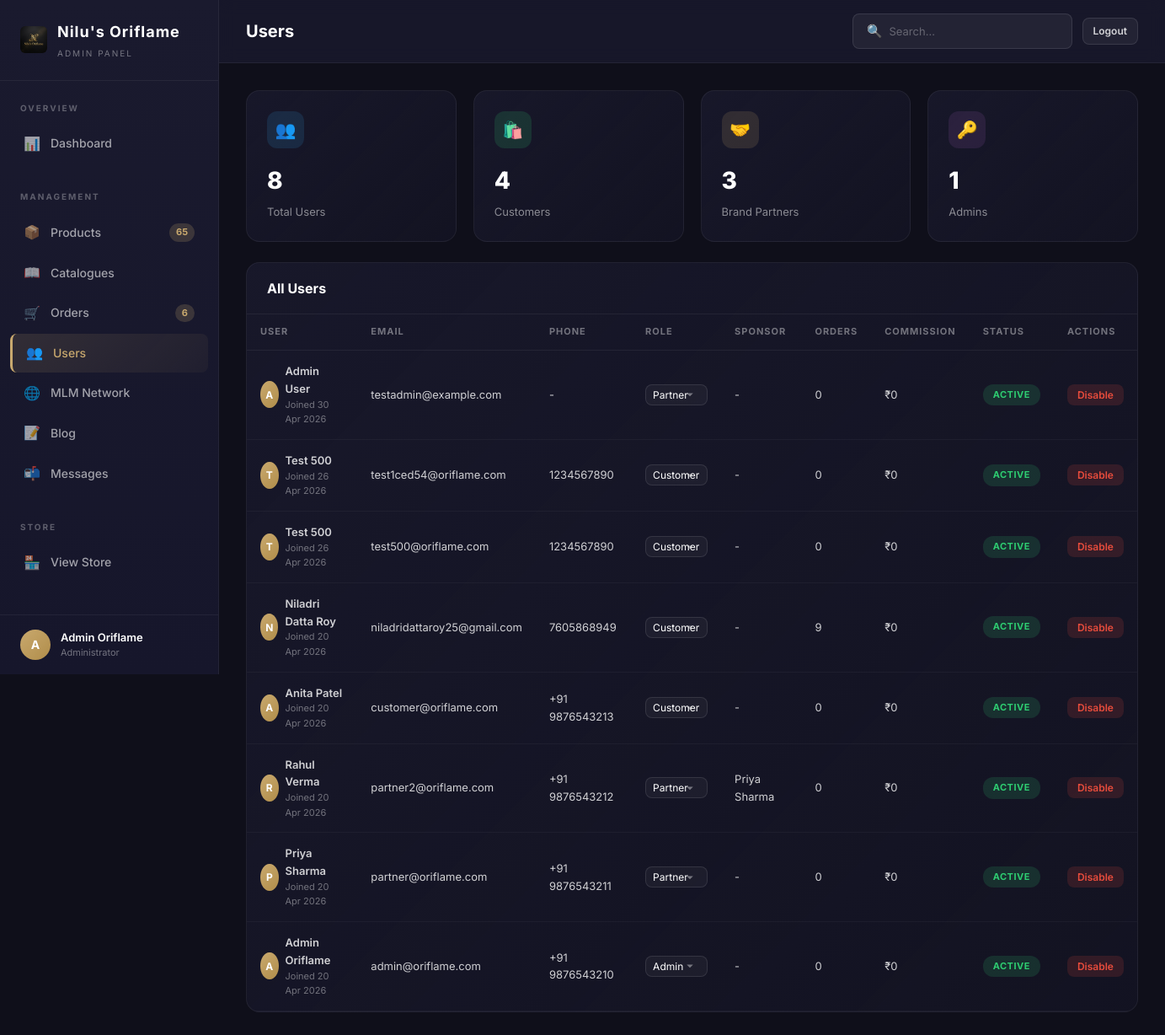
The page /oriflame-admin-panel-x9k2/users (signed in) on the database as committed earlier.
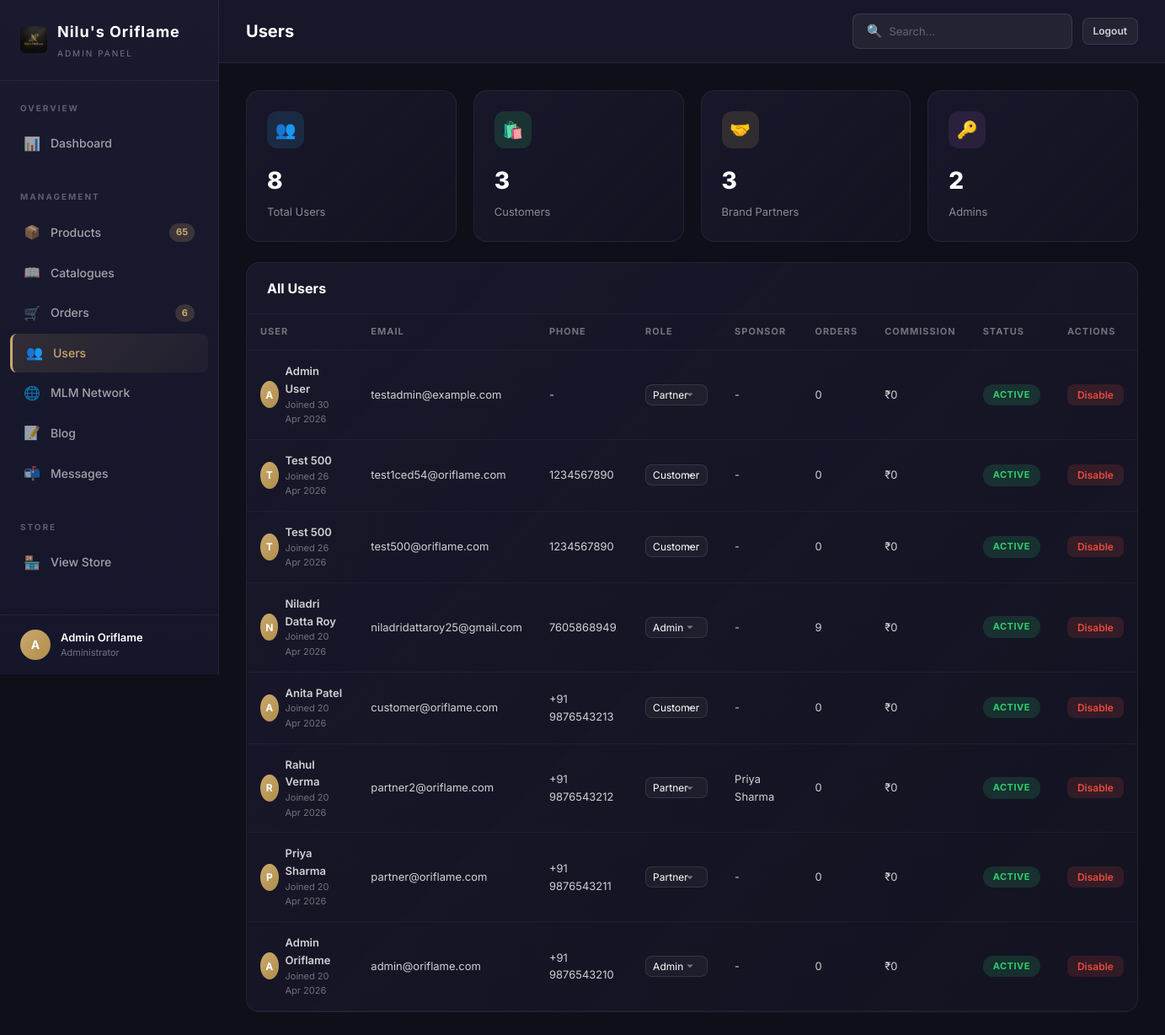
The same page on the database as committed later.
### models.py (models this page shows, shortened)
class User(UserMixin, db.Model):
    __tablename__ = 'users'
    id = db.Column(db.Integer, primary_key=True)
    email = db.Column(db.String(120), unique=True, nullable=False, index=True)
    password_hash = db.Column(db.String(256), nullable=False)
    first_name = db.Column(db.String(50), nullable=False)
    last_name = db.Column(db.String(50), nullable=False)
    phone = db.Column(db.String(15))
    avatar_url = db.Column(db.String(256))
    role = db.Column(db.String(20), nullable=False, default='customer')  # customer, partner, admin
    sponsor_id = db.Column(db.Integer, db.ForeignKey('users.id'), nullable=True)
    join_date = db.Column(db.DateTime, default=datetime.utcnow)
    is_active = db.Column(db.Boolean, default=True)
    total_sales = db.Column(db.Float, default=0.0)
    total_commission = db.Column(db.Float, default=0.0)
    sponsor = db.relationship('User', remote_side=[id], backref='downlines')
    addresses = db.relationship('Address', backref='user', lazy='dynamic', cascade='all, delete-orphan')
    orders = db.relationship('Order', backref='user', lazy='dynamic', cascade='all, delete-orphan')
    cart = db.relationship('Cart', backref='user', uselist=False, cascade='all, delete-orphan')
    wishlist_items = db.relationship('Wishlist', backref='user', lazy='dynamic', cascade='all, delete-orphan')
    commissions = db.relationship('MLMCommission', backref='user', lazy='dynamic', cascade='all, delete-orphan', foreign_keys='MLMCommission.user_id')
    @property
    def full_name(self):
        return f"{self.first_name} {self.last_name}"
    @property
    def is_admin(self):
        return self.role == 'admin'

### app.py (the view)
@app.route('/oriflame-admin-panel-x9k2/users', methods=['GET'])
@login_required
@admin_required
def admin_users():
    users_list = User.query.order_by(User.join_date.desc()).all()
    return render_template('admin/users.html', users=users_list)

### app.py (called while the page is built)
@login_manager.user_loader
def load_user(user_id):
    return User.query.get(int(user_id))

@app.context_processor
def inject_globals():
    categories = Category.query.filter_by(is_active=True).order_by(Category.display_order).all()
    cart_count = 0
    wishlist_count = 0
    product_count = 0
    pending_orders = 0
    if current_user.is_authenticated:
        if current_user.cart:
            cart_count = current_user.cart.item_count
        wishlist_count = Wishlist.query.filter_by(user_id=current_user.id).count()
        if current_user.is_admin:
            product_count = Product.query.count()
            pending_orders = Order.query.filter_by(status='pending').count()
    return dict(
        categories=categories,
        cart_count=cart_count,
        wishlist_count=wishlist_count,
        product_count=product_count,
        pending_orders=pending_orders
    )

def admin_required(f):
    @wraps(f)
    def decorated_function(*args, **kwargs):
        if not current_user.is_authenticated or not current_user.is_admin:
            abort(404)  # Return 404 to hide admin panel existence
        return f(*args, **kwargs)
    return decorated_function

### models.py (called while the page is built)
    @property
    def item_count(self):
        return sum(item.quantity for item in self.items)

### templates/admin/users.html (shortened to what this page needs)
{% extends "admin/admin_base.html" %}
{% block page_title %}Users{% endblock %}
{% block admin_content %}
<div class="admin-stats-grid" style="margin-bottom: 24px;">
  <div class="admin-stat-card">
    <div class="admin-stat-card-header"><div class="admin-stat-icon blue">👥</div></div>
    <div class="admin-stat-value">{{ users|length }}</div>
    <div class="admin-stat-label">Total Users</div>
  </div>
  <div class="admin-stat-card">
    <div class="admin-stat-card-header"><div class="admin-stat-icon green">🛍️</div></div>
    <div class="admin-stat-value">{{ users|selectattr('role', 'equalto', 'customer')|list|length }}</div>
    <div class="admin-stat-label">Customers</div>
  </div>
  <div class="admin-stat-card">
    <div class="admin-stat-card-header"><div class="admin-stat-icon gold">🤝</div></div>
    <div class="admin-stat-value">{{ users|selectattr('role', 'equalto', 'partner')|list|length }}</div>
    <div class="admin-stat-label">Brand Partners</div>
  </div>
  <div class="admin-stat-card">
    <div class="admin-stat-card-header"><div class="admin-stat-icon purple">🔑</div></div>
    <div class="admin-stat-value">{{ users|selectattr('role', 'equalto', 'admin')|list|length }}</div>
    <div class="admin-stat-label">Admins</div>
  </div>
</div>
<div class="admin-card">
  <div class="admin-card-header">
    <h3>All Users</h3>
  </div>
  <table class="admin-table">
    <thead>
      <tr>
        <th>User</th>
        <th>Email</th>
        <th>Phone</th>
        <th>Role</th>
        <th>Sponsor</th>
        <th>Orders</th>
        <th>Commission</th>
        <th>Status</th>
        <th>Actions</th>
      </tr>
    </thead>
    <tbody>
      {% for user in users %}
      <tr>
        <td>
          <div style="display: flex; align-items: center; gap: 8px;">
            <div style="width: 32px; height: 32px; border-radius: 50%; background: linear-gradient(135deg, #c9a96e, #b08d4a); display: flex; align-items: center; justify-content: center; color: #fff; font-weight: 700; font-size: 12px;">
              {{ user.first_name[0] }}
            </div>
            <div>
              <div style="font-weight: 600;">{{ user.full_name }}</div>
              <div style="font-size: 11px; color: rgba(255,255,255,0.4);">Joined {{ user.join_date.strftime('%d %b %Y') }}</div>
            </div>
          </div>
        </td>
        <td>{{ user.email }}</td>
        <td>{{ user.phone or '-' }}</td>
        <td>
          <select class="admin-form-control" style="width: auto; padding: 4px 8px; font-size: 12px;"
            onchange="adminUpdateUserRole({{ user.id }}, this.value)">
            <option value="customer" {% if user.role == 'customer' %}selected{% endif %}>Customer</option>
            <option value="partner" {% if user.role == 'partner' %}selected{% endif %}>Partner</option>
            <option value="admin" {% if user.role == 'admin' %}selected{% endif %}>Admin</option>
          </select>
        </td>
        <td>{{ user.sponsor.full_name if user.sponsor else '-' }}</td>
        <td>{{ user.orders.count() }}</td>
        <td>₹{{ "%.0f"|format(user.total_commission) }}</td>
        <td>
          <span class="admin-badge {% if user.is_active %}success{% else %}danger{% endif %}">
            {{ 'Active' if user.is_active else 'Inactive' }}
          </span>
        </td>
        <td>
          <button class="admin-btn admin-btn-{% if user.is_active %}danger{% else %}success{% endif %} admin-btn-sm"
            onclick="adminToggleUser({{ user.id }})">
            {{ 'Disable' if user.is_active else 'Enable' }}
          </button>
        </td>
      </tr>
      {% endfor %}
    </tbody>
  </table>
</div>
{% endblock %}

### templates/admin/admin_base.html (shortened to what this page needs)
<!DOCTYPE html>
<html lang="en">
<head>
  <link rel="stylesheet" href="/static/css/main.css">
  <link rel="stylesheet" href="/static/css/admin.css">
</head>
<body>
  <div class="admin-layout">
    <aside class="admin-sidebar">
      <div class="admin-sidebar-header">
        <div class="admin-logo">
          <img src="/static/images/logo.png" alt="Logo" style="height: 32px; border-radius: 6px;">
          <div>
            Nilu's Oriflame
            <small>Admin Panel</small>
          </div>
        </div>
      </div>
      <nav class="admin-nav">
        <div class="admin-nav-section">
          <div class="admin-nav-section-title">Overview</div>
          <a href="/oriflame-admin-panel-x9k2/" class="admin-nav-link {% if request.path == '/oriflame-admin-panel-x9k2/' %}active{% endif %}">
            <span class="nav-icon">📊</span> Dashboard
          </a>
        </div>
        <div class="admin-nav-section">
          <div class="admin-nav-section-title">Management</div>
          <a href="/oriflame-admin-panel-x9k2/products" class="admin-nav-link {% if 'products' in request.path %}active{% endif %}">
            <span class="nav-icon">📦</span> Products
            <span class="nav-badge">{{ product_count or '' }}</span>
          </a>
          <a href="/oriflame-admin-panel-x9k2/catalogues" class="admin-nav-link {% if 'catalogues' in request.path %}active{% endif %}">
            <span class="nav-icon">📖</span> Catalogues
          </a>
          <a href="/oriflame-admin-panel-x9k2/orders" class="admin-nav-link {% if 'orders' in request.path %}active{% endif %}">
            <span class="nav-icon">🛒</span> Orders
            <span class="nav-badge">{{ pending_orders or '' }}</span>
          </a>
          <a href="/oriflame-admin-panel-x9k2/users" class="admin-nav-link {% if 'users' in request.path %}active{% endif %}">
            <span class="nav-icon">👥</span> Users
          </a>
          <a href="/oriflame-admin-panel-x9k2/mlm" class="admin-nav-link {% if 'mlm' in request.path %}active{% endif %}">
            <span class="nav-icon">🌐</span> MLM Network
          </a>
          <a href="/oriflame-admin-panel-x9k2/blog" class="admin-nav-link {% if 'blog' in request.path %}active{% endif %}">
            <span class="nav-icon">📝</span> Blog
          </a>
          <a href="/oriflame-admin-panel-x9k2/messages" class="admin-nav-link {% if 'messages' in request.path %}active{% endif %}">
            <span class="nav-icon">📬</span> Messages
          </a>
        </div>
        <div class="admin-nav-section">
          <div class="admin-nav-section-title">Store</div>
          <a href="/" class="admin-nav-link" target="_blank">
            <span class="nav-icon">🏪</span> View Store
          </a>
        </div>
      </nav>
      <div class="admin-sidebar-footer">
        <div class="admin-user-info">
          <div class="admin-user-avatar">{{ current_user.first_name[0] }}</div>
          <div>
            <div class="admin-user-name">{{ current_user.full_name }}</div>
            <div class="admin-user-role">Administrator</div>
          </div>
        </div>
      </div>
    </aside>
    <main class="admin-main">
      <div class="admin-topbar">
        <h2>{% block page_title %}Dashboard{% endblock %}</h2>
        <div class="admin-topbar-actions">
          <div class="admin-search">
            <span>🔍</span>
            <input type="text" placeholder="Search...">
          </div>
          <a href="/logout" class="admin-btn admin-btn-secondary admin-btn-sm">Logout</a>
        </div>
      </div>
      <div class="admin-content">
        {% block admin_content %}{% endblock %}
      </div>
    </main>
  </div>
</body>
</html>

### static/css/main.css (style rules this page uses)
:root { --color-primary: #2b2b2b; --color-primary-light: #444444; --color-primary-dark: #1a1a1a; --color-accent: #d32f2f; --color-accent-light: #e0e0e0; --color-accent-dark: #9a0007; --color-accent-glow: rgba(211, 47, 47, 0.3); --color-white: #ffffff; --color-bg: #faf9f7; --color-bg-alt: #f3f1ed; --color-bg-card: #ffffff; --color-border: #e8e5df; --color-border-light: #f0eee9; --color-text: #1a1a2e; --color-text-secondary: #6b6b7b; --color-text-muted: #9e9eae; --color-success: #2ecc71; --color-success-bg: #eafaf1; --color-warning: #f39c12; --color-warning-bg: #fef9e7; --color-danger: #e74c3c; --color-danger-bg: #fdedec; --color-info: #3498db; --color-info-bg: #ebf5fb; --font-body: 'Inter', -apple-system, BlinkMacSystemFont, sans-serif; --font-heading: 'Playfair Display', Georgia, serif; --font-size-xs: 0.7rem; --font-size-sm: 0.8rem; --font-size-base: 0.9375rem; --font-size-md: 1.05rem; --font-size-lg: 1.15rem; --font-size-xl: 1.4rem; --font-size-2xl: 1.85rem; --font-size-3xl: 2.3rem; --font-size-4xl: 3rem; --space-xs: 0.2rem; --space-sm: 0.4rem; --space-md: 0.85rem; --space-lg: 1.25rem; --space-xl: 1.75rem; --space-2xl: 2.5rem; --space-3xl: 3.5rem; --space-4xl: 5rem; --container-max: 1200px; --container-wide: 1360px; --header-height: 64px; --sidebar-width: 280px; --radius-sm: 6px; --radius-md: 10px; --radius-lg: 16px; --radius-xl: 24px; --radius-full: 9999px; --shadow-xs: 0 1px 2px rgba(0, 0, 0, 0.04); --shadow-sm: 0 2px 8px rgba(0, 0, 0, 0.06); --shadow-md: 0 4px 16px rgba(0, 0, 0, 0.08); --shadow-lg: 0 8px 32px rgba(0, 0, 0, 0.1); --shadow-xl: 0 16px 48px rgba(0, 0, 0, 0.12); --shadow-accent: 0 4px 20px rgba(201, 169, 110, 0.25); --transition-fast: 150ms ease; --transition-base: 250ms ease; --transition-slow: 400ms ease; --transition-spring: 400ms cubic-bezier(0.34, 1.56, 0.64, 1); --z-dropdown: 100; --z-sticky: 200; --z-overlay: 300; --z-modal: 400; --z-toast: 500; }
*, *::before, *::after { box-sizing: border-box; margin: 0; padding: 0; }
html { scroll-behavior: smooth; -webkit-font-smoothing: antialiased; -moz-osx-font-smoothing: grayscale; }
body { font-family: var(--font-body); font-size: var(--font-size-base); color: var(--color-text); background-color: var(--color-bg); line-height: 1.6; overflow-x: hidden; }
h1, h2, h3, h4, h5, h6 { font-family: var(--font-heading); font-weight: 600; line-height: 1.3; color: var(--color-primary); }
h2 { font-size: var(--font-size-3xl); }
h3 { font-size: var(--font-size-2xl); }
a { color: var(--color-accent-dark); text-decoration: none; transition: color var(--transition-fast); }
img { max-width: 100%; height: auto; display: block; }
button, input, select, textarea { font-family: inherit; font-size: inherit; border: none; outline: none; }
button { cursor: pointer; background: none; }

Rows that differ between the two databases and show on the page:
changed User "Niladri Datta Roy": role+id "Customer" → "Admin"
Other text that changed with them:
{{ users|selectattr('role', 'equalto', 'customer')|list|length }}: "4" → "3"
{{ users|selectattr('role', 'equalto', 'admin')|list|length }}: "1" → "2"
